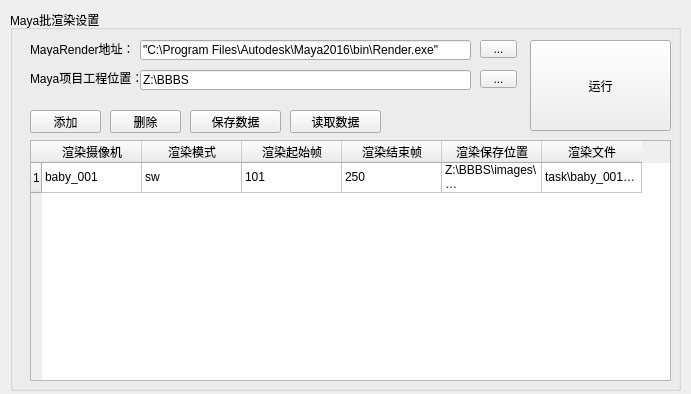
<?xml version="1.0" encoding="UTF-8"?>
<ui version="4.0">
 <class>Form</class>
 <widget class="QWidget" name="Form">
  <property name="geometry">
   <rect>
    <x>0</x>
    <y>0</y>
    <width>691</width>
    <height>394</height>
   </rect>
  </property>
  <property name="windowTitle">
   <string>Form</string>
  </property>
  <widget class="QGroupBox" name="groupBox">
   <property name="enabled">
    <bool>true</bool>
   </property>
   <property name="geometry">
    <rect>
     <x>10</x>
     <y>10</y>
     <width>671</width>
     <height>381</height>
    </rect>
   </property>
   <property name="font">
    <font>
     <family>Arial</family>
     <weight>50</weight>
     <bold>false</bold>
    </font>
   </property>
   <property name="title">
    <string>Maya批渲染设置</string>
   </property>
   <widget class="QPushButton" name="pushButton">
    <property name="geometry">
     <rect>
      <x>520</x>
      <y>30</y>
      <width>141</width>
      <height>91</height>
     </rect>
    </property>
    <property name="text">
     <string>运行</string>
    </property>
   </widget>
   <widget class="QLabel" name="label">
    <property name="geometry">
     <rect>
      <x>20</x>
      <y>30</y>
      <width>111</width>
      <height>16</height>
     </rect>
    </property>
    <property name="text">
     <string>&lt;html&gt;&lt;head/&gt;&lt;body&gt;&lt;p&gt;MayaRender地址：&lt;/p&gt;&lt;/body&gt;&lt;/html&gt;</string>
    </property>
   </widget>
   <widget class="QLabel" name="label_2">
    <property name="geometry">
     <rect>
      <x>20</x>
      <y>60</y>
      <width>111</width>
      <height>16</height>
     </rect>
    </property>
    <property name="text">
     <string>Maya项目工程位置：</string>
    </property>
   </widget>
   <widget class="QToolButton" name="toolButton">
    <property name="geometry">
     <rect>
      <x>470</x>
      <y>30</y>
      <width>37</width>
      <height>18</height>
     </rect>
    </property>
    <property name="text">
     <string>...</string>
    </property>
   </widget>
   <widget class="QToolButton" name="toolButton_2">
    <property name="geometry">
     <rect>
      <x>470</x>
      <y>60</y>
      <width>37</width>
      <height>18</height>
     </rect>
    </property>
    <property name="text">
     <string>...</string>
    </property>
   </widget>
   <widget class="QTableWidget" name="tableWidget">
    <property name="enabled">
     <bool>true</bool>
    </property>
    <property name="geometry">
     <rect>
      <x>20</x>
      <y>130</y>
      <width>641</width>
      <height>241</height>
     </rect>
    </property>
    <property name="locale">
     <locale language="Chinese" country="China"/>
    </property>
    <row>
     <property name="text">
      <string>1</string>
     </property>
    </row>
    <column>
     <property name="text">
      <string>渲染摄像机</string>
     </property>
    </column>
    <column>
     <property name="text">
      <string>渲染模式</string>
     </property>
    </column>
    <column>
     <property name="text">
      <string>渲染起始帧</string>
     </property>
    </column>
    <column>
     <property name="text">
      <string>渲染结束帧</string>
     </property>
    </column>
    <column>
     <property name="text">
      <string>渲染保存位置</string>
     </property>
    </column>
    <column>
     <property name="text">
      <string>渲染文件</string>
     </property>
    </column>
    <item row="0" column="0">
     <property name="text">
      <string>baby_001</string>
     </property>
    </item>
    <item row="0" column="1">
     <property name="text">
      <string>sw</string>
     </property>
    </item>
    <item row="0" column="2">
     <property name="text">
      <string>101</string>
     </property>
    </item>
    <item row="0" column="3">
     <property name="text">
      <string>250</string>
     </property>
    </item>
    <item row="0" column="4">
     <property name="text">
      <string>Z:\BBBS\images\baby_001</string>
     </property>
    </item>
    <item row="0" column="5">
     <property name="text">
      <string>task\baby_001(101-250).mb</string>
     </property>
    </item>
   </widget>
   <widget class="QPushButton" name="pushButton_2">
    <property name="geometry">
     <rect>
      <x>20</x>
      <y>100</y>
      <width>71</width>
      <height>23</height>
     </rect>
    </property>
    <property name="text">
     <string>添加</string>
    </property>
   </widget>
   <widget class="QPushButton" name="pushButton_3">
    <property name="geometry">
     <rect>
      <x>100</x>
      <y>100</y>
      <width>71</width>
      <height>23</height>
     </rect>
    </property>
    <property name="text">
     <string>删除</string>
    </property>
   </widget>
   <widget class="QPushButton" name="pushButton_4">
    <property name="geometry">
     <rect>
      <x>180</x>
      <y>100</y>
      <width>91</width>
      <height>23</height>
     </rect>
    </property>
    <property name="text">
     <string>保存数据</string>
    </property>
   </widget>
   <widget class="QLineEdit" name="lineEdit">
    <property name="geometry">
     <rect>
      <x>130</x>
      <y>30</y>
      <width>331</width>
      <height>20</height>
     </rect>
    </property>
    <property name="text">
     <string>&quot;C:\Program Files\Autodesk\Maya2016\bin\Render.exe&quot;</string>
    </property>
   </widget>
   <widget class="QLineEdit" name="lineEdit_2">
    <property name="geometry">
     <rect>
      <x>130</x>
      <y>60</y>
      <width>331</width>
      <height>20</height>
     </rect>
    </property>
    <property name="text">
     <string>Z:\BBBS</string>
    </property>
   </widget>
   <widget class="QPushButton" name="pushButton_5">
    <property name="geometry">
     <rect>
      <x>280</x>
      <y>100</y>
      <width>91</width>
      <height>23</height>
     </rect>
    </property>
    <property name="text">
     <string>读取数据</string>
    </property>
   </widget>
  </widget>
 </widget>
 <resources/>
 <connections/>
</ui>
